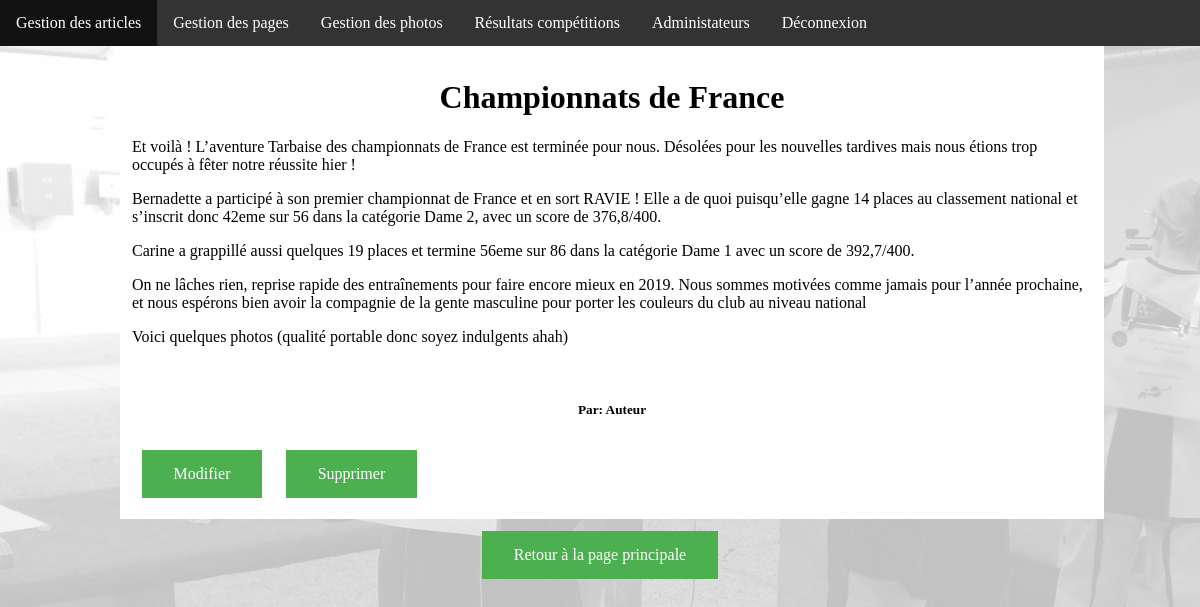
Screenshot of /admin/gestion_article.php?id=16 (signed in) with the database file from the repository.
### tables this page shows
CREATE TABLE IF NOT EXISTS `articles` (
  `id` int(11) NOT NULL AUTO_INCREMENT,
  `name` varchar(255) NOT NULL,
  `content` longtext NOT NULL,
  `Autor` varchar(255) NOT NULL,
  PRIMARY KEY (`id`)
);

### inc/fonction.php (called while the page is built, shortened)
<?php
function getArticle($bdd, $nb = null, $id = null){
  if ($nb AND !$id) {
    $req = $bdd->query('SELECT * FROM articles LIMIT'.$nb);
    $article = $req->fetchAll();
  }elseif ($id) {
    $req = $bdd->query('SELECT * FROM articles WHERE id ='.$id);
    $article = $req->fetchObject();
  }else {
    $req = $bdd->query('SELECT * FROM articles');
    $article = $req->fetchAll();
  }
  return $article;
}

### admin/gestion_article.php (the view, shortened to what this page needs)
    <?php require_once"inc/header.php" ?>
    <?php
    require_once '../inc/connect.php';
    require_once '../inc/fonction.php';
    $article = getArticle($bdd,1, $_GET['id']);
    ?>
    <div class="gestion_article">
      <h1><?= $article->name ?></h1>
      <p><?= $article->content ?></p>
      <h5>Par: <?= $article->Autor ?></h5>
      <a class="button" href="modif_article.php?id=<?= $article->id ?>">Modifier</a>
      <a class="button" onclick="return confirm('Voulez-vous vraiment supprimer cette article?');" href="delete_article.php?id=<?= $article->id ?>">Supprimer</a>
    </div>
<?php require_once"inc/footer.php" ?>

### css/admin.css (style rules this page uses)
html, body { width: 100%; height: auto; padding: 0; margin: 0; font-size: 100%; background: linear-gradient( rgba(255, 255, 255, 0.75), rgba(255, 255, 255, 0.75) ), url(../img/parallax-2.jpg) fixed; background-size: cover; }
.button { background-color: #4CAF50; border: none; color: white; padding: 15px 32px; text-align: center; text-decoration: none; display: inline-block; font-size: 16px; margin: 1%; }
.gestion_article { width: 80%; height: auto; background-color: white; margin-left: 10%; padding: 1%; }
.gestion_article h1,h5 { text-align: center; }

### rows the page displays
articles: name "Championnats de France", content "Et voilà ! L’aventure Tarbaise des championnats de France est terminée pour nous. Désolées pour les nouvelles tardives mais nous étions trop occupés à fêter notre réussite hier ! Bernadette a participé à son premier championnat de France et en sort RAVIE ! Elle a de quoi puisqu’elle gagne 14 places au classement national et s’inscrit donc 42eme sur 56 dans la catégorie Dame 2, avec un score de 376,8/400. Carine a grappillé aussi quelques 19 places et termine 56eme sur 86 d ans la catégorie Dame 1 avec un score de 392,7/400. On ne lâches rien, reprise rapide des entraînements pour faire encore mieux en 2019. Nous sommes motivées comme jamais pour l’année prochaine, et nous espérons bien…", Autor "Auteur"
